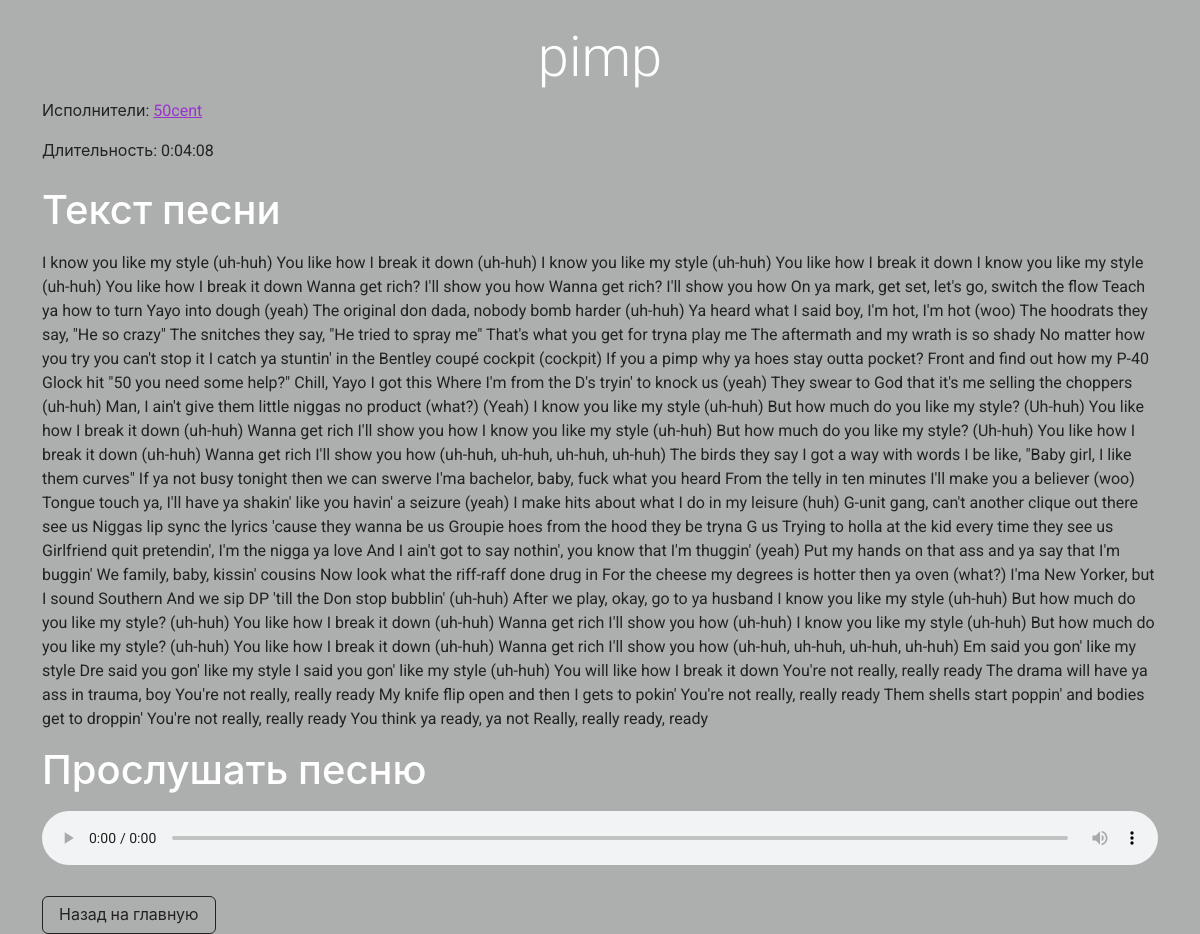
Page /song/3/ on the earlier database version.
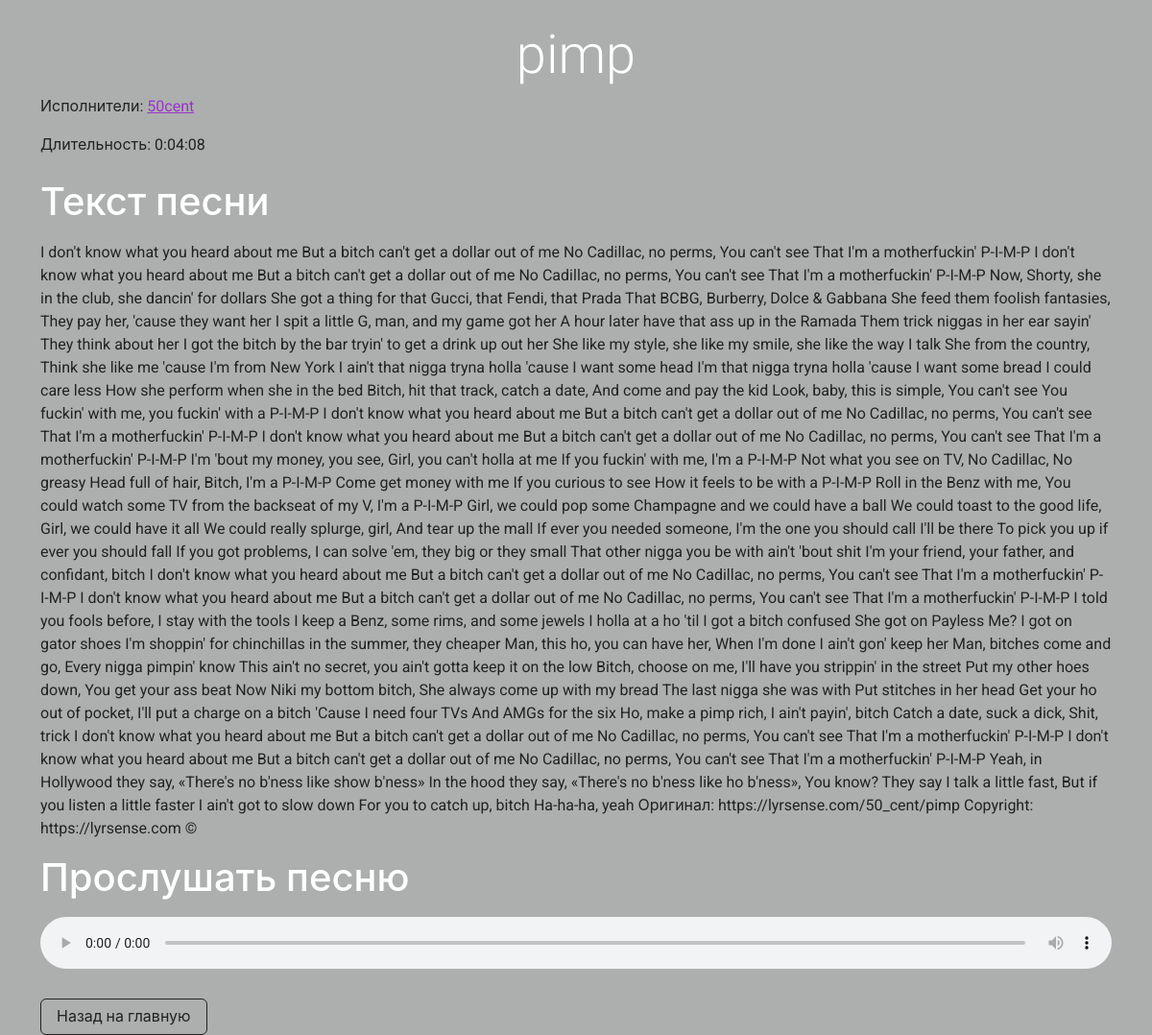
Same page on the later database version.
### wiki/models.py (models this page shows, shortened)
class Song(models.Model):
    name = models.CharField(max_length=255)
    description = models.TextField(blank=True, null=True)
    album = models.ForeignKey(Album, on_delete=models.SET_NULL, null=True, blank=True, related_name='songs')
    group = models.ForeignKey(Group, on_delete=models.CASCADE, related_name='songs')
    duration = models.DurationField()
    audio_file = models.FileField(upload_to='songs/')
    lyrics = models.TextField()

class Group(models.Model):
    name = models.CharField(max_length=255)
    description = models.TextField()
    creation_date = models.DateField()
    image = models.ImageField(upload_to='groups/')

### wiki/views.py (the view)
# urls.py: path('song/<int:pk>/', views.song_detail, name='song_detail'),
def song_detail(request, pk):
    song = get_object_or_404(Song, pk=pk)
    return render(request, 'wiki/song_detail.html', {'song': song})

### wiki/templates/wiki/song_detail.html (shortened to what this page needs)
<!DOCTYPE html>
<html lang="en">
<head>
  <link rel="stylesheet" href="https://bootswatch.com/5/cyborg/bootstrap.css">
</head>
<body class="bg-dark text-light">
  <div class="container mt-4">
    <h1 class="display-4 text-center">{{ song.name }}</h1>
    <div class="mb-4">
      <p>Исполнители: <a href="{% url 'group_detail' song.group.id %}" class="text-info">{{ song.group.name }}</a></p>
      <p>Длительность: {{ song.duration }}</p>
    </div>
    <h2 class="h3 mb-3">Текст песни</h2>
    <p>{{ song.lyrics }}</p>
    <h2 class="h3 mb-3">Прослушать песню</h2>
    <audio controls class="w-100">
      ?<source src="{{ song.audio_file.url }}" type="audio/mpeg">
    </audio>
    <div class="mt-4">
      <a href="/" class="btn btn-outline-light">Назад на главную</a>
    </div>
  </div>
</body>
</html>

Differences in the rows shown:
changed Song "pimp": lyrics "I know you like my style (uh-huh) You like how I break it down (uh-huh) I know you like my style (uh-huh) You like how I break it down I know you like my style (uh-huh) You like how I break it down Wanna get rich? I'll show you how Wanna get rich? I'll show you how On ya mark, get set, let's go, switch the flow Teach ya how to turn Yayo into dough (yeah) The original don dada, nobody bomb harder (uh-huh) Ya heard what I said boy, I'm hot, I'm hot (woo) The hoodrats they say, \"He so crazy\" The snitches they say, \"He tried to spray me\" That's what you get for tryna play me The aftermath and my wrath is so shady No matter how you try you can't stop it I catch ya stuntin' in the Bentley coupé…" → "I don't know what you heard about me But a bitch can't get a dollar out of me No Cadillac, no perms, You can't see That I'm a motherfuckin' P-I-M-P I don't know what you heard about me But a bitch can't get a dollar out of me No Cadillac, no perms, You can't see That I'm a motherfuckin' P-I-M-P Now, Shorty, she in the club, she dancin' for dollars She got a thing for that Gucci, that Fendi, that Prada That BCBG, Burberry, Dolce & Gabbana She feed them foolish fantasies, They pay her, 'cause they want her I spit a little G, man, and my game got her A hour later have that ass up in the Ramada Them trick niggas in her ear sayin' They think about her I got the bitch by the bar tryin' to get a…"
